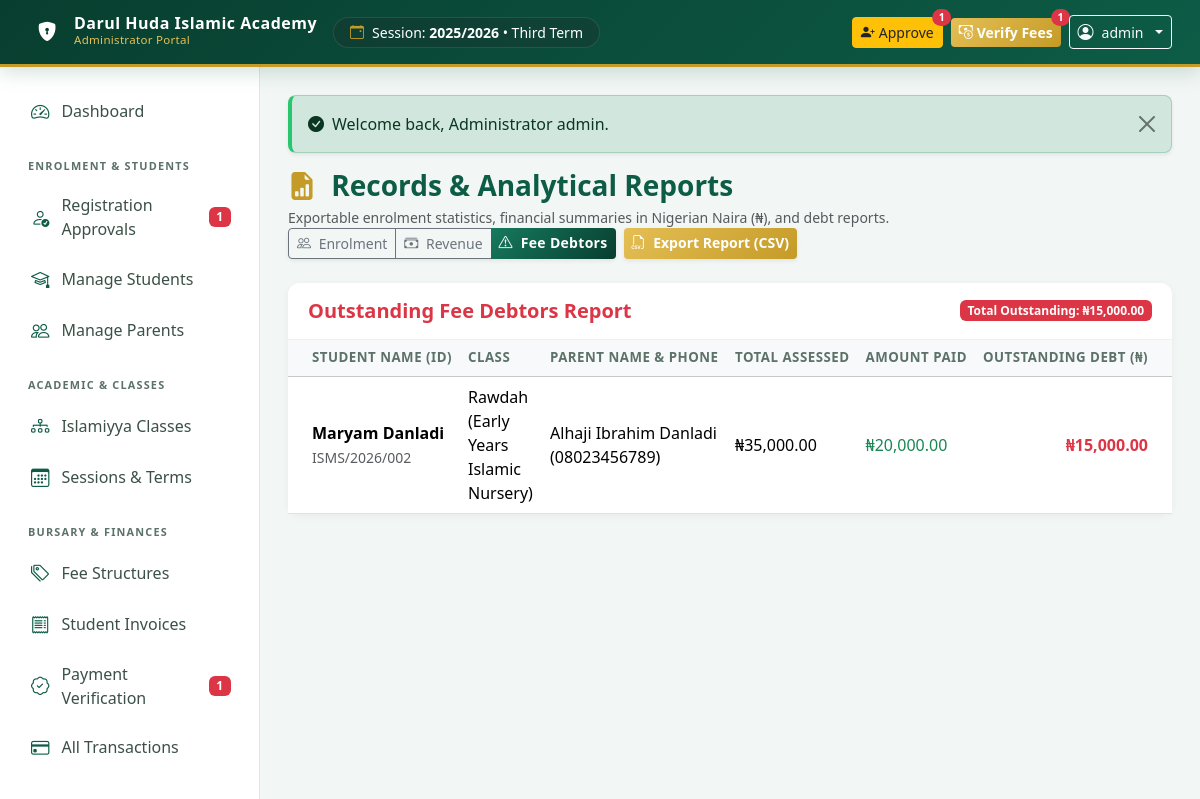
The page /admin/reports.php?type=debtors (signed in) on the database its author committed.
### tables this page shows
CREATE TABLE `academic_terms` (
  `id` INT AUTO_INCREMENT PRIMARY KEY,
  `session_id` INT NOT NULL,
  `term_name` VARCHAR(50) NOT NULL,  
  `start_date` DATE NULL,
  `end_date` DATE NULL,
  `is_current` TINYINT(1) NOT NULL DEFAULT 0,
  `created_at` TIMESTAMP DEFAULT CURRENT_TIMESTAMP,
  CONSTRAINT `fk_term_session` FOREIGN KEY (`session_id`) REFERENCES `academic_sessions` (`id`) ON DELETE CASCADE
);

CREATE TABLE `academic_sessions` (
  `id` INT AUTO_INCREMENT PRIMARY KEY,
  `session_name` VARCHAR(50) NOT NULL UNIQUE,  
  `is_current` TINYINT(1) NOT NULL DEFAULT 0,
  `created_at` TIMESTAMP DEFAULT CURRENT_TIMESTAMP
);

CREATE TABLE `student_invoices` (
  `id` INT AUTO_INCREMENT PRIMARY KEY,
  `invoice_number` VARCHAR(50) NOT NULL UNIQUE,
  `student_id` INT NOT NULL,
  `session_id` INT NOT NULL,
  `term_id` INT NOT NULL,
  `total_amount` DECIMAL(12, 2) NOT NULL DEFAULT 0.00,
  `amount_paid` DECIMAL(12, 2) NOT NULL DEFAULT 0.00,
  `balance` DECIMAL(12, 2) NOT NULL DEFAULT 0.00,
  `status` ENUM('unpaid', 'partially_paid', 'paid', 'overdue') NOT NULL DEFAULT 'unpaid',
  `due_date` DATE NULL,
  `created_at` TIMESTAMP DEFAULT CURRENT_TIMESTAMP,
  `updated_at` TIMESTAMP DEFAULT CURRENT_TIMESTAMP ON UPDATE CURRENT_TIMESTAMP,
  CONSTRAINT `fk_inv_student` FOREIGN KEY (`student_id`) REFERENCES `students` (`id`) ON DELETE CASCADE,
  CONSTRAINT `fk_inv_session` FOREIGN KEY (`session_id`) REFERENCES `academic_sessions` (`id`) ON DELETE CASCADE,
  CONSTRAINT `fk_inv_term` FOREIGN KEY (`term_id`) REFERENCES `academic_terms` (`id`) ON DELETE CASCADE
);

CREATE TABLE `students` (
  `id` INT AUTO_INCREMENT PRIMARY KEY,
  `student_id_number` VARCHAR(50) NULL UNIQUE,  
  `parent_id` INT NOT NULL,
  `first_name` VARCHAR(60) NOT NULL,
  `last_name` VARCHAR(60) NOT NULL,
  `other_name` VARCHAR(60) NULL,
  `date_of_birth` DATE NOT NULL,
  `gender` ENUM('Male', 'Female') NOT NULL,
  `requested_class_id` INT NULL,
  `current_class_id` INT NULL,
  `previous_islamiyya_education` TEXT NULL,
  `registration_status` ENUM('pending', 'approved', 'rejected') NOT NULL DEFAULT 'pending',
  `rejection_reason` TEXT NULL,
  `enrolment_status` ENUM('active', 'graduated', 'withdrawn', 'inactive') NOT NULL DEFAULT 'active',
  `admission_date` DATE NULL,
  `medical_info` TEXT NULL,
  `created_at` TIMESTAMP DEFAULT CURRENT_TIMESTAMP,
  `updated_at` TIMESTAMP DEFAULT CURRENT_TIMESTAMP ON UPDATE CURRENT_TIMESTAMP,
  CONSTRAINT `fk_students_parent` FOREIGN KEY (`parent_id`) REFERENCES `parents` (`id`) ON DELETE CASCADE,
  CONSTRAINT `fk_students_req_class` FOREIGN KEY (`requested_class_id`) REFERENCES `classes` (`id`) ON DELETE SET NULL,
  CONSTRAINT `fk_students_cur_class` FOREIGN KEY (`current_class_id`) REFERENCES `classes` (`id`) ON DELETE SET NULL
);

CREATE TABLE `classes` (
  `id` INT AUTO_INCREMENT PRIMARY KEY,
  `class_name` VARCHAR(100) NOT NULL,
  `level_category` VARCHAR(50) NOT NULL,  
  `description` VARCHAR(255) NULL,
  `display_order` INT NOT NULL DEFAULT 1,
  `status` ENUM('active', 'inactive') NOT NULL DEFAULT 'active',
  `created_at` TIMESTAMP DEFAULT CURRENT_TIMESTAMP
);

CREATE TABLE `parents` (
  `id` INT AUTO_INCREMENT PRIMARY KEY,
  `user_id` INT NOT NULL UNIQUE,
  `full_name` VARCHAR(150) NOT NULL,
  `residential_address` TEXT NOT NULL,
  `emergency_contact_name` VARCHAR(150) NULL,
  `emergency_contact_phone` VARCHAR(25) NULL,
  `occupation` VARCHAR(100) NULL,
  `created_at` TIMESTAMP DEFAULT CURRENT_TIMESTAMP,
  `updated_at` TIMESTAMP DEFAULT CURRENT_TIMESTAMP ON UPDATE CURRENT_TIMESTAMP,
  CONSTRAINT `fk_parents_user` FOREIGN KEY (`user_id`) REFERENCES `users` (`id`) ON DELETE CASCADE
);

CREATE TABLE `users` (
  `id` INT AUTO_INCREMENT PRIMARY KEY,
  `username` VARCHAR(80) NOT NULL UNIQUE,
  `email` VARCHAR(120) NULL UNIQUE,
  `phone` VARCHAR(25) NOT NULL UNIQUE,
  `password_hash` VARCHAR(255) NOT NULL,
  `role` ENUM('admin', 'parent') NOT NULL DEFAULT 'parent',
  `status` ENUM('active', 'suspended', 'deactivated') NOT NULL DEFAULT 'active',
  `last_login` DATETIME NULL,
  `created_at` TIMESTAMP DEFAULT CURRENT_TIMESTAMP,
  `updated_at` TIMESTAMP DEFAULT CURRENT_TIMESTAMP ON UPDATE CURRENT_TIMESTAMP
);

### admin/reports.php (the view, shortened to what the rows shown need)
<?php
require_once __DIR__ . '/../includes/admin_header.php';
$pdo = get_db_connection();
$report_type = $_GET['type'] ?? 'enrolment';
$class_enrolment = $pdo->query("
    SELECT
        c.class_name, c.level_category,
        COUNT(s.id) as total_students,
        SUM(CASE WHEN s.gender = 'Male' THEN 1 ELSE 0 END) as male_count,
        SUM(CASE WHEN s.gender = 'Female' THEN 1 ELSE 0 END) as female_count
    FROM classes c
    LEFT JOIN students s ON s.current_class_id = c.id AND s.enrolment_status = 'active'
    WHERE c.status = 'active'
    GROUP BY c.id
    ORDER BY c.display_order ASC
")->fetchAll();
?>
<?php if ($report_type === 'enrolment'): ?>
    <div class="card card-modern mb-4">
        <div class="card-header bg-white d-flex justify-content-between align-items-center py-3">
            <h5 class="mb-0 text-islamic fw-bold">Student Enrolment by Class & Gender</h5>
        </div>
        <div class="card-body p-0">
            <div class="table-responsive">
                <table class="table table-hover align-middle mb-0">
                    <thead class="table-light">
                        <tr>
                            <th class="ps-4">Islamiyya Class</th>
                            <th>Stream Category</th>
                            <th class="text-center">Boys (Male)</th>
                            <th class="text-center">Girls (Female)</th>
                            <th class="text-end pe-4">Total Students</th>
                        </tr>
                    </thead>
                    <tbody>
                        <?php
                        $total_all = 0; $total_m = 0; $total_f = 0;
                        foreach ($class_enrolment as $ce):
                            $total_all += $ce['total_students'];
                            $total_m += $ce['male_count'];
                            $total_f += $ce['female_count'];
                        ?>
                            <tr>
                                <td class="ps-4 fw-bold text-islamic"><?= e($ce['class_name']) ?></td>
                                <td><span class="badge bg-gold text-dark"><?= e($ce['level_category']) ?></span></td>
                                <td class="text-center fw-semibold text-primary"><?= $ce['male_count'] ?></td>
                                <td class="text-center fw-semibold text-danger"><?= $ce['female_count'] ?></td>
                                <td class="text-end pe-4 fw-bold text-dark fs-6"><?= $ce['total_students'] ?></td>
                            </tr>
                        <?php endforeach; ?>
                    </tbody>
                    <tfoot class="table-light">
                        <tr>
                            <th class="ps-4" colspan="2">Total Enrolled across Madrasah:</th>
                            <th class="text-center text-primary fs-6"><?= $total_m ?></th>
                            <th class="text-center text-danger fs-6"><?= $total_f ?></th>
                            <th class="text-end pe-4 fs-5 text-islamic fw-bold"><?= $total_all ?></th>
                        </tr>
                    </tfoot>
                </table>
            </div>
        </div>
    </div>
<?php elseif ($report_type === 'debtors'): ?>
    <div class="card card-modern">
        <div class="card-body p-0">
            <div class="table-responsive">
                <table class="table table-hover align-middle mb-0">
                    <thead class="table-light">
                        <tr>
                            <th class="ps-4">Student Name (ID)</th>
                            <th>Class</th>
                            <th>Parent Name & Phone</th>
                            <th>Total Assessed</th>
                            <th>Amount Paid</th>
                            <th class="text-end pe-4">Outstanding Debt (₦)</th>
                        </tr>
                    </thead>
                    <tbody>
                        <?php
                        $stmt_d = $pdo->query("
                            SELECT s.student_id_number, s.first_name, s.last_name, c.class_name,
                                   pt.full_name as parent_name, u.phone as parent_phone, inv.total_amount, inv.amount_paid, inv.balance
                            FROM student_invoices inv
                            JOIN students s ON inv.student_id = s.id
                            LEFT JOIN classes c ON s.current_class_id = c.id
                            JOIN parents pt ON s.parent_id = pt.id
                            JOIN users u ON pt.user_id = u.id
                            WHERE inv.balance > 0
                            ORDER BY inv.balance DESC
                        ");
                        $debtors = $stmt_d->fetchAll();
                        if (empty($debtors)): ?>
                            <tr><td colspan="6" class="text-center py-4 text-success fw-bold">No outstanding fee balances!</td></tr>
                        <?php else:
                            foreach ($debtors as $d): ?>
                                <tr>
                                    <td class="ps-4">
                                        <div class="fw-bold"><?= e($d['first_name'] . ' ' . $d['last_name']) ?></div>
                                        <small class="text-muted"><?= e($d['student_id_number'] ?? 'Pending') ?></small>
                                    </td>
                                    <td><?= e($d['class_name'] ?? 'Class') ?></td>
                                    <td><?= e($d['parent_name']) ?> (<?= e($d['parent_phone']) ?>)</td>
                                    <td><?= format_currency($d['total_amount']) ?></td>
                                    <td class="text-success"><?= format_currency($d['amount_paid']) ?></td>
                                    <td class="text-end pe-4 fw-bold text-danger fs-6"><?= format_currency($d['balance']) ?></td>
                                </tr>
                            <?php endforeach;
                        endif; ?>
                    </tbody>
                </table>
            </div>
        </div>
    </div>
<?php endif; ?>
<?php require_once __DIR__ . '/../includes/admin_footer.php'; ?>

### includes/admin_header.php (shortened to what the rows shown need)
<?php
$school_name = get_setting('school_name', 'Darul Huda Islamic Academy');
$cur_info = get_current_session_term();
?>
<!DOCTYPE html>
<html lang="en">
<head>
    <link href="https://cdn.jsdelivr.net/npm/bootstrap@5.3.3/dist/css/bootstrap.min.css" rel="stylesheet">
    <link rel="stylesheet" href="https://cdn.jsdelivr.net/npm/bootstrap-icons@1.11.3/font/bootstrap-icons.min.css">
    <link rel="stylesheet" href="<?= BASE_URL ?>/assets/css/style.css">
</head>
<body>
<nav class="navbar navbar-expand-lg navbar-dark navbar-islamic sticky-top py-2 px-3">
    <div class="container-fluid">
        <div class="d-none d-md-flex align-items-center bg-dark bg-opacity-25 px-3 py-1 rounded-pill text-white small border border-light border-opacity-10">
            <i class="bi bi-calendar-event text-gold me-2"></i>
            <span>Session: <strong><?= e($cur_info['session_name']) ?></strong> &bull; <?= e($cur_info['term_name']) ?></span>
        </div>
    </div>
</nav>
<div class="app-container">
    <main class="main-content">
        <div class="container-fluid p-0">

### rows shown on the page
academic_terms: session.session_name "2025/2026", term_name "Third Term"
student_invoices: student.last_name "Maryam Danladi", student.student_id_number "ISMS/2026/002", classes.class_name "Rawdah (Early Years Islamic Nursery)", parents.full_name "Alhaji Ibrahim Danladi", users.phone "08023456789", total_amount "₦35,000.00", amount_paid "₦20,000.00", balance "₦15,000.00"

### other values the page prints
$school_name "Darul Huda Islamic Academy"
$pending_registrations "1"
$pending_payments "1"
$_SESSION['username'] "admin"
$flash['message'] "Welcome back, Administrator admin."
format_currency($fin_summary['total_debt']) "₦15,000.00"
